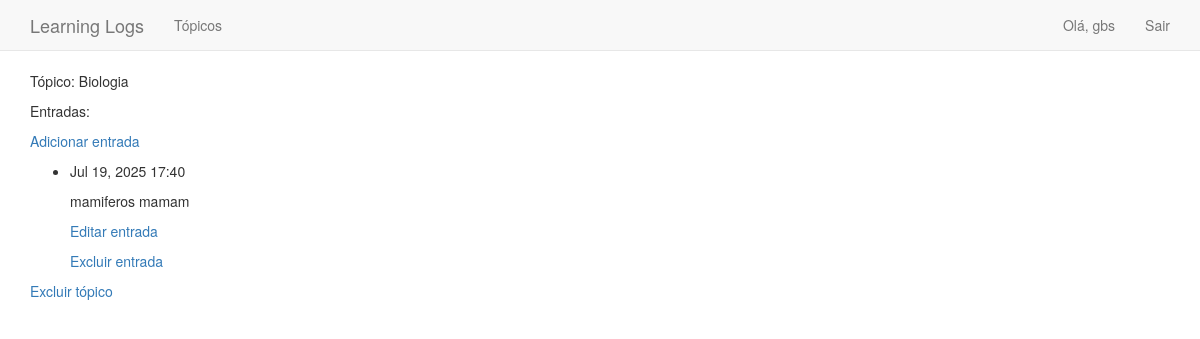
Page /topics/8/ (signed in) on the committed database.
### learning_logs/models.py (models this page shows, shortened)
class Topic(models.Model):
    text = models.CharField(max_length=200)
    date_added = models.DateTimeField(auto_now_add=True)
    owner = models.ForeignKey(User, on_delete=models.CASCADE)
    def __str__(self):
        return self.text

class Entry(models.Model):
    topic = models.ForeignKey(Topic, on_delete=models.CASCADE)
    text = models.TextField()
    date_added = models.DateTimeField(auto_now_add=True)
    class Meta:
        verbose_name_plural = 'entries'

### learning_logs/views.py (the view)
# urls.py: path('topics/<topic_id>/', views.topic, name='topic'),
@login_required
def topic(request, topic_id):
    topic = Topic.objects.get(id = topic_id)
    if topic.owner != request.user:
        raise Http404
    entries = topic.entry_set.order_by('-date_added')
    context = {'topic' : topic, 'entries' : entries}
    return render(request, 'learning_logs/topic.html', context)

### learning_logs/templates/learning_logs/topic.html (shortened to what this page needs)
<!DOCTYPE html>
<html lang="pt-br">
<head>
</head>
<body>
    {% extends "learning_logs/base.html"%}
    {% block content %}
        <p>Tópico: {{ topic }}</p>
        <p>Entradas:</p>
        <p><a href="{% url 'new_entry' topic.id %}">Adicionar entrada</a></p>
        <ul>
            {% for entry in entries %}
                <li>
                    <p>{{ entry.date_added | date:'M d, Y H:i'}}</p>
                    <p>{{ entry.text | linebreaks}}</p>
                    <p><a href="{% url 'edit_entry' entry.id %}">Editar entrada</a></p>
                    <p><a href="{% url 'delete_entry' entry.id %}">Excluir entrada</a></p>
                </li>
            {% empty %}
                <li>
                    <p>Não há registro.</p>
                </li>
            {% endfor %}
        </ul>
        <p><a href="{% url 'delete_topic' topic.id %}">Excluir tópico</a></p>
    {% endblock content %}

### learning_logs/templates/learning_logs/base.html (shortened to what this page needs)
{% load bootstrap3 %}
<!DOCTYPE html>
<html lang="pt-br">
<head>
    {% bootstrap_css %}
</head>
<body>
    <nav class="navbar navbar-default navbar-static-top">
        <div class="container">
            <div class="navbar-header">
                <a class="navbar-brand" href="{% url 'index' %}">Learning Logs</a>
            </div>
            <div id="navbar" class="collapse navbar-collapse">
                <ul class="nav navbar-nav">
                    <li><a href="{% url 'topics' %}">Tópicos</a></li>
                </ul>
                <ul class="nav navbar-nav navbar-right">
                    {% if user.is_authenticated %}
                        <li><a>Olá, {{ user.username }}</a></li>
                        <li><a href="{% url 'logout' %}">Sair</a></li>
                    {% else %}
                        <li><a href="{% url 'login' %}">Entrar</a></li>
                        <li><a href="{% url 'register' %}">Registrar</a></li>
                    {% endif %}
                </ul>
            </div>
        </div>
    </nav>
    <div class="container">
        <div>
            {% block content %} {% endblock content %}
        </div>
    </div>
</body>
</html>

### rows in the picture
Topic: text "Biologia"
Entry: date_added "Jul 19, 2025 17:40", text "mamiferos mamam"

### other values in the picture
{{ user.username }} "gbs"
